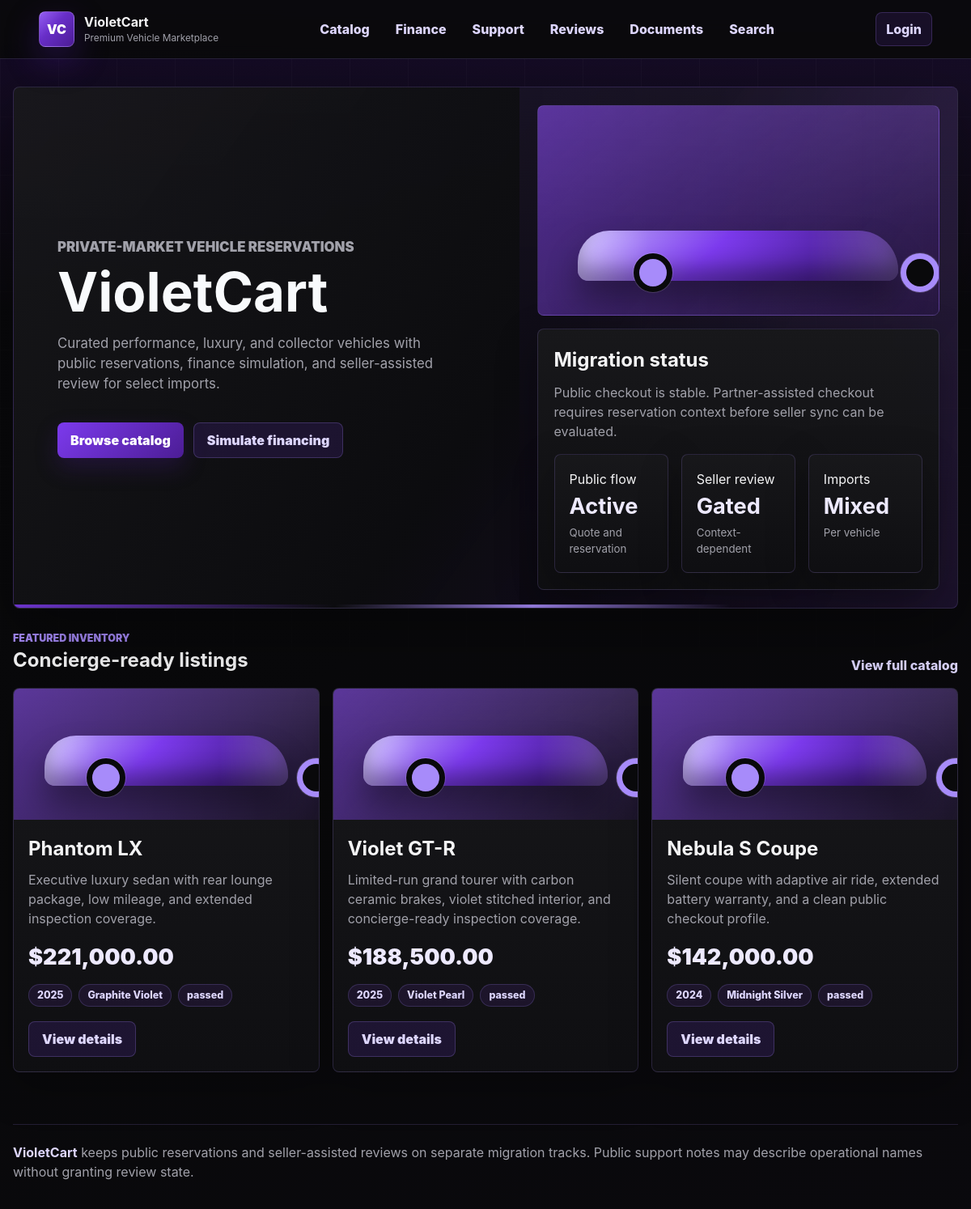
Page /app/index.php on the committed database.
### tables this page shows
CREATE TABLE cars (
  id INT AUTO_INCREMENT PRIMARY KEY,
  name VARCHAR(128) NOT NULL,
  slug VARCHAR(128) NOT NULL UNIQUE,
  price_cents INT NOT NULL,
  year INT NOT NULL,
  mileage INT NOT NULL,
  color VARCHAR(64) NOT NULL,
  vin VARCHAR(64) NOT NULL,
  seller_ref VARCHAR(64) NOT NULL,
  inspection_status VARCHAR(64) NOT NULL,
  import_status VARCHAR(64) NOT NULL,
  partner_only TINYINT(1) NOT NULL DEFAULT 0,
  seller_priority INT NOT NULL DEFAULT 0,
  description TEXT NOT NULL
);

### app/includes/db.php (called while the page is built, shortened)
<?php
function db(): PDO
{
    $host = getenv('DB_HOST') ?: 'db';
    $name = getenv('DB_NAME') ?: 'violetcart';
    $user = getenv('DB_USER') ?: 'violet';
    $pass = getenv('DB_PASS') ?: 'violetpass';
    $dsn = "mysql:host={$host};dbname={$name};charset=utf8mb4";
    $pdo = new PDO($dsn, $user, $pass, [
        PDO::ATTR_ERRMODE => PDO::ERRMODE_EXCEPTION,
        PDO::ATTR_DEFAULT_FETCH_MODE => PDO::FETCH_ASSOC,
        PDO::ATTR_EMULATE_PREPARES => false,
    ]);
    return $pdo;
}

### app/includes/helpers.php (called while the page is built, shortened)
<?php
require_once __DIR__ . '/db.php';
function e(?string $value): string
{
    return htmlspecialchars((string)$value, ENT_QUOTES | ENT_SUBSTITUTE, 'UTF-8');
}
function money(int $cents): string
{
    return '$' . number_format($cents / 100, 2);
}

### app/index.php (the view, shortened to what this page needs)
<?php
require_once __DIR__ . '/includes/layout.php';
$cars = db()->query('SELECT * FROM cars WHERE partner_only = 0 ORDER BY seller_priority DESC LIMIT 3')->fetchAll();
?>
<section class="hero">
  <div class="hero-copy">
    <p class="eyebrow">Private-market vehicle reservations</p>
    <h1>VioletCart</h1>
    <p>Curated performance, luxury, and collector vehicles with public reservations, finance simulation, and seller-assisted review for select imports.</p>
    <div class="hero-actions">
      <a class="button" href="/cars.php">Browse catalog</a>
      <a class="button secondary" href="/finance.php">Simulate financing</a>
    </div>
  </div>
  <div class="hero-showcase">
    <div class="vehicle-visual large" aria-hidden="true"></div>
    <div class="panel">
      <h2>Migration status</h2>
      <p class="muted">Public checkout is stable. Partner-assisted checkout requires reservation context before seller sync can be evaluated.</p>
      <div class="grid">
        <div class="metric"><span>Public flow</span><strong>Active</strong><small class="muted">Quote and reservation</small></div>
        <div class="metric"><span>Seller review</span><strong>Gated</strong><small class="muted">Context-dependent</small></div>
        <div class="metric"><span>Imports</span><strong>Mixed</strong><small class="muted">Per vehicle</small></div>
      </div>
    </div>
  </div>
</section>
<div class="section-head">
  <div>
    <p class="eyebrow">Featured inventory</p>
    <h2>Concierge-ready listings</h2>
  </div>
  <a class="inline-link" href="/cars.php">View full catalog</a>
</div>
<section class="car-grid">
  <?php foreach ($cars as $car): ?>
    <article class="car-card">
      <div class="car-art"></div>
      <div class="car-body">
        <h2><?= e($car['name']) ?></h2>
        <p class="muted"><?= e($car['description']) ?></p>
        <strong class="price-line"><?= money((int)$car['price_cents']) ?></strong>
        <div class="car-meta">
          <span class="pill"><?= e((string)$car['year']) ?></span>
          <span class="pill"><?= e($car['color']) ?></span>
          <span class="pill"><?= e($car['inspection_status']) ?></span>
        </div>
        <div class="button-row">
          <a class="button secondary" href="/car.php?id=<?= (int)$car['id'] ?>">View details</a>
        </div>
      </div>
    </article>
  <?php endforeach; ?>
</section>

### rows in the picture
cars: name "Phantom LX", description "Executive luxury sedan with rear lounge package, low mileage, and extended inspection coverage.", price_cents "$221,000.00", year "2025", color "Graphite Violet", inspection_status "passed"
cars: name "Violet GT-R", description "Limited-run grand tourer with carbon ceramic brakes, violet stitched interior, and concierge-ready inspection coverage.", price_cents "$188,500.00", year "2025", color "Violet Pearl", inspection_status "passed"
cars: name "Nebula S Coupe", description "Silent coupe with adaptive air ride, extended battery warranty, and a clean public checkout profile.", price_cents "$142,000.00", year "2024", color "Midnight Silver", inspection_status "passed"
